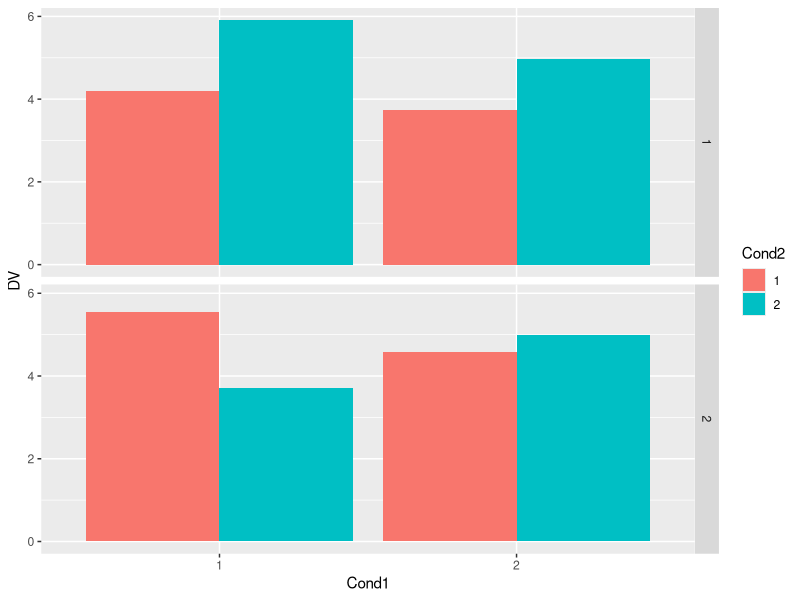

The R script that drew this image:
df = data.frame(DV=rnorm(8)+5, Cond1 = gl(2,4), Cond2=gl(2,2), Cond3= factor(c(1,2)))

library(ggplot2)

ggplot(df, aes(x=Cond1, y=DV, fill=Cond2))+geom_bar(stat="identity", position = "dodge")+
  facet_grid(Cond3~.)
